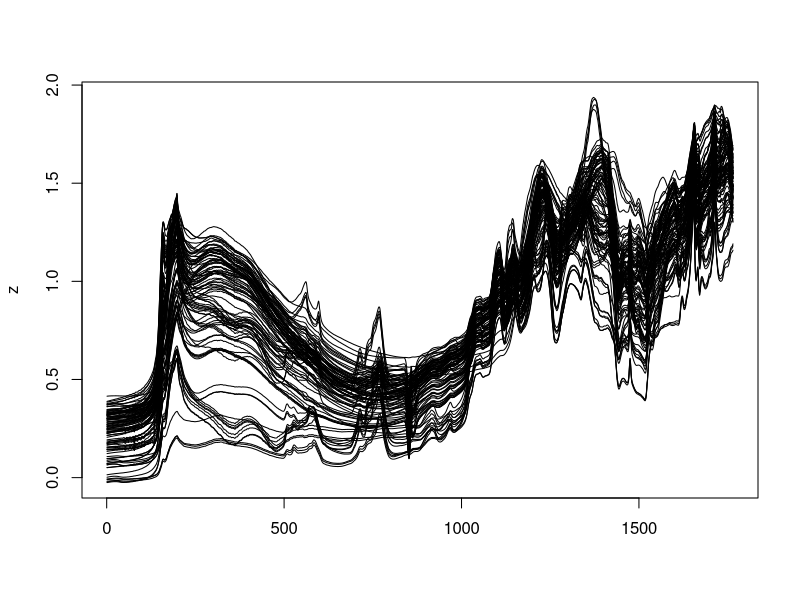
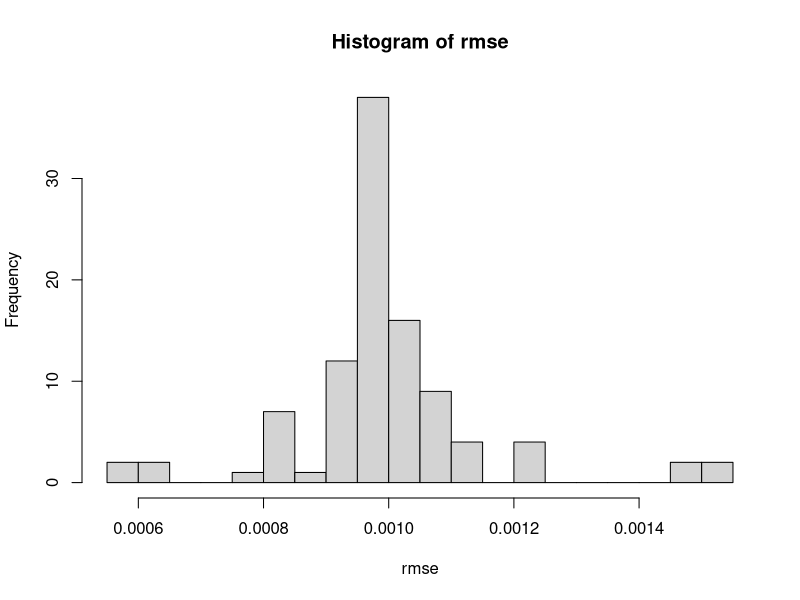
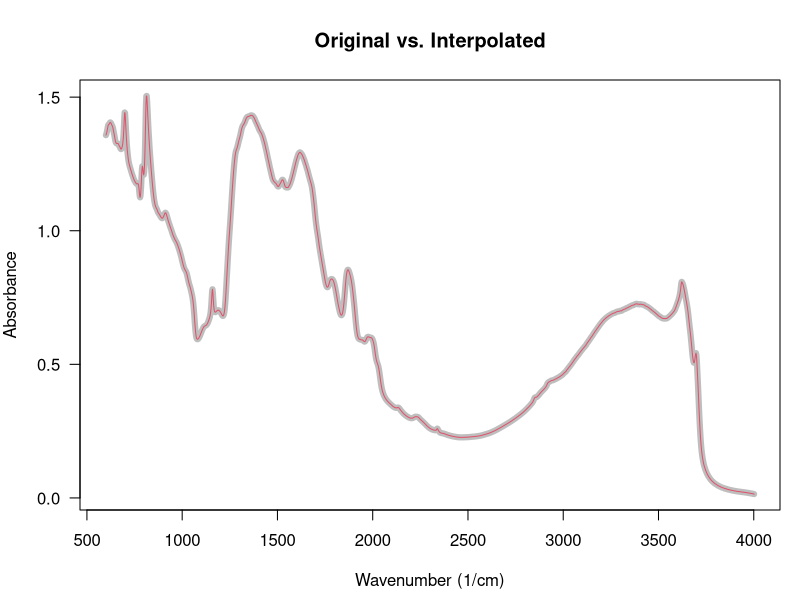
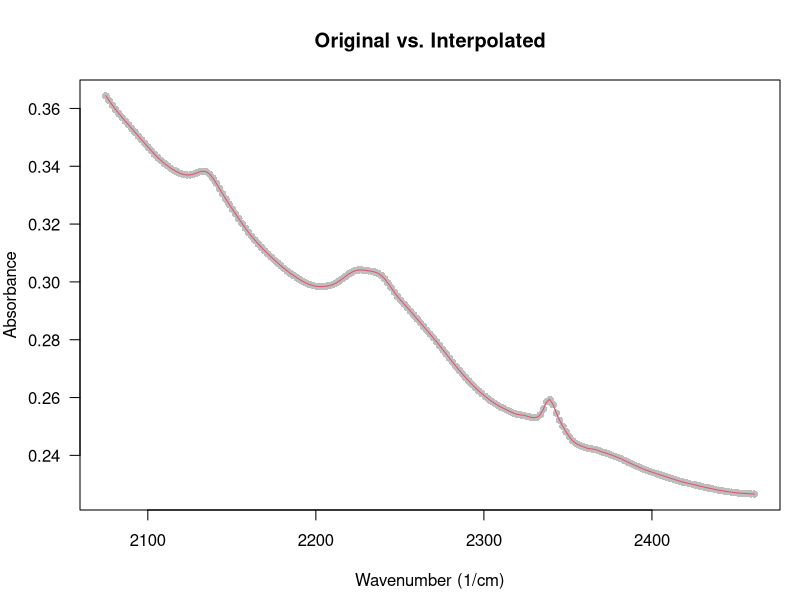

Write R code to recreate these figures, in order.
library(progress)

# from Jason, out of the MIR db
mir <- read.csv('NE_MIR.csv')
str(mir)

# note wavenumber basis frequencies
table(mir$d_wavelength_array_id)

# unique basis found in the MIR library
wv <- read.csv('Wavelength.csv')
str(wv)

# split strings
wv <- strsplit(wv$wavelength_string, split = ',', fixed = TRUE)
wv <- lapply(wv, as.numeric)

# the differences are quite small
summary(wv[[1]] - wv[[2]])

# use the second basis as our template
w.new <- round(wv[[2]])


# split all spectra text -> numeric vectors
w <- strsplit(mir$wavelength_string, split = ',', fixed = TRUE)
w <- lapply(w, as.numeric)

a <- strsplit(mir$absorbance, split = ',', fixed = TRUE)
a <- lapply(a, as.numeric)

# all have the same dimensions
table(sapply(w, length))

# w[[1]]
# a[[1]]


.interp <- function(w, a) {
  s <- splinefun(x = w, y = a, method = 'natural')
  res <- s(w.new)
  return(res)
}

z <- mapply(.interp, w = w, a = a)
matplot(z, type = 'l', lty = 1, col = 1)


a.mat <- do.call('cbind', a)
str(a.mat)

sqrt(mean((z - a.mat)^2))


rmse <- sapply(1:ncol(a.mat), FUN = function(i) {
  
  res <- sqrt(mean((z[, i] - a.mat[, i])^2))
  return(res)
  
})

hist(rmse, breaks = 30)

summary(rmse)

# output
dir.create(file.path('files', 'original'), recursive = TRUE)
dir.create(file.path('files', 'resampled'), recursive = TRUE)

pb <- progress_bar$new(
  format = "  downloading [:bar] :percent eta: :eta",
  total = nrow(mir), clear = FALSE, width= 60
)

# iterate over interpolated spectra / original file names
for(i in 1:nrow(mir)) {
  
  # original
  d <- data.frame(
    w = w[[i]], 
    a = a[[i]]
  )
  
  fn <- file.path('files', 'original', sprintf("%s.csv", mir$filename[i]))
  write.table(d, file = fn, row.names = FALSE, col.names = FALSE, sep = ',')
  
  # resampled
  d <- data.frame(
    w.new = w.new,
    a.new = .interp(w[[i]], a[[i]])
  )

  fn <- file.path('files', 'resampled', sprintf("%s.csv", mir$filename[i]))
  write.table(d, file = fn, row.names = FALSE, col.names = FALSE, sep = ',')
  
  pb$tick()
}

pb$terminate()




i <- 50

a.new <- .interp(w[[i]], a[[i]])


par(mar = c(4.5, 4, 4, 1))

plot(w[[i]], a[[i]], type = 'l', lwd = 6, col = 'grey', las = 1, xlab = 'Wavenumber (1/cm)', ylab = 'Absorbance', main = 'Original vs. Interpolated')
lines(w.new, a.new, col = 2)


idx <- 1000:800
plot(w[[i]][idx], a[[i]][idx], type = 'p', pch = 16, col = 'grey', las = 1, xlab = 'Wavenumber (1/cm)', ylab = 'Absorbance', main = 'Original vs. Interpolated')
lines(w.new[idx], a.new[idx], col = 2)




data.frame(
  wv_source = head(w[[i]], 10),
  a_source = head(a[[i]], 10),
  wv_interp = head(w.new, 10),
  a_interp = head(a.new, 10)
)



## storing gzip-ed version of absorbance: 37% original size
length(memCompress(mir$absorbance[1], type = 'gzip')) / length(memCompress(mir$absorbance[1], type = 'none'))






